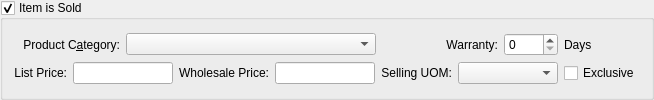
    <widget class="QGroupBox" name="_sold">
     <property name="sizePolicy">
      <sizepolicy hsizetype="Expanding" vsizetype="Preferred">
       <horstretch>0</horstretch>
       <verstretch>0</verstretch>
      </sizepolicy>
     </property>
     <property name="title">
      <string>Item is Sold</string>
     </property>
     <property name="checkable">
      <bool>true</bool>
     </property>
     <property name="checked">
      <bool>true</bool>
     </property>
     <layout class="QGridLayout" name="gridLayout_7">
      <item row="0" column="0">
       <layout class="QHBoxLayout" name="horizontalLayout_2">
        <item>
         <layout class="QGridLayout" name="gridLayout_23">
          <item row="0" column="0" colspan="2">
           <widget class="QLabel" name="_prodcatLit">
            <property name="text">
             <string>Product C&amp;ategory:</string>
            </property>
            <property name="alignment">
             <set>Qt::AlignRight|Qt::AlignTrailing|Qt::AlignVCenter</set>
            </property>
            <property name="buddy">
             <cstring>_prodcat</cstring>
            </property>
           </widget>
          </item>
          <item row="0" column="2" colspan="4">
           <widget class="XComboBox" name="_prodcat">
            <property name="sizePolicy">
             <sizepolicy hsizetype="Expanding" vsizetype="Fixed">
              <horstretch>0</horstretch>
              <verstretch>0</verstretch>
             </sizepolicy>
            </property>
            <property name="maximumSize">
             <size>
              <width>250</width>
              <height>16777215</height>
             </size>
            </property>
           </widget>
          </item>
          <item row="0" column="6" colspan="2">
           <widget class="QLabel" name="_warrantyCodeLit">
            <property name="text">
             <string>Warranty:</string>
            </property>
            <property name="alignment">
             <set>Qt::AlignRight|Qt::AlignTrailing|Qt::AlignVCenter</set>
            </property>
           </widget>
          </item>
          <item row="0" column="8">
           <widget class="QSpinBox" name="_warranty">
            <property name="maximum">
             <number>9999</number>
            </property>
           </widget>
          </item>
          <item row="0" column="9">
           <widget class="QLabel" name="_warrantyCodeLit_2">
            <property name="text">
             <string>Days</string>
            </property>
           </widget>
          </item>
          <item row="1" column="0">
           <widget class="QLabel" name="_listPriceLit">
            <property name="text">
             <string>List Price:</string>
            </property>
            <property name="alignment">
             <set>Qt::AlignRight|Qt::AlignTrailing|Qt::AlignVCenter</set>
            </property>
           </widget>
          </item>
          <item row="1" column="1" colspan="2">
           <widget class="XLineEdit" name="_listprice">
            <property name="sizePolicy">
             <sizepolicy hsizetype="Preferred" vsizetype="Fixed">
              <horstretch>0</horstretch>
              <verstretch>0</verstretch>
             </sizepolicy>
            </property>
            <property name="maximumSize">
             <size>
              <width>100</width>
              <height>22</height>
             </size>
            </property>
            <property name="alignment">
             <set>Qt::AlignRight</set>
            </property>
           </widget>
          </item>
          <item row="1" column="5" colspan="2">
           <widget class="QLabel" name="_priceUOMLit">
            <property name="text">
             <string>Selling UOM:</string>
            </property>
            <property name="alignment">
             <set>Qt::AlignRight|Qt::AlignTrailing|Qt::AlignVCenter</set>
            </property>
           </widget>
          </item>
          <item row="1" column="7" colspan="2">
           <widget class="XComboBox" name="_priceUOM">
            <property name="minimumSize">
             <size>
              <width>100</width>
              <height>0</height>
             </size>
            </property>
           </widget>
          </item>
          <item row="1" column="4">
           <widget class="XLineEdit" name="_listcost">
            <property name="sizePolicy">
             <sizepolicy hsizetype="Preferred" vsizetype="Fixed">
              <horstretch>0</horstretch>
              <verstretch>0</verstretch>
             </sizepolicy>
            </property>
            <property name="maximumSize">
             <size>
              <width>100</width>
              <height>22</height>
             </size>
            </property>
            <property name="alignment">
             <set>Qt::AlignRight|Qt::AlignTrailing|Qt::AlignVCenter</set>
            </property>
           </widget>
          </item>
          <item row="1" column="3">
           <widget class="QLabel" name="_listCostLit">
            <property name="text">
             <string>Wholesale Price:</string>
            </property>
            <property name="alignment">
             <set>Qt::AlignRight|Qt::AlignTrailing|Qt::AlignVCenter</set>
            </property>
           </widget>
          </item>
          <item row="1" column="9">
           <widget class="QCheckBox" name="_exclusive">
            <property name="text">
             <string>Exclusive</string>
            </property>
           </widget>
          </item>
         </layout>
        </item>
        <item>
         <spacer name="horizontalSpacer_2">
          <property name="orientation">
           <enum>Qt::Horizontal</enum>
          </property>
          <property name="sizeHint" stdset="0">
           <size>
            <width>0</width>
            <height>20</height>
           </size>
          </property>
         </spacer>
        </item>
       </layout>
      </item>
     </layout>
    </widget>
